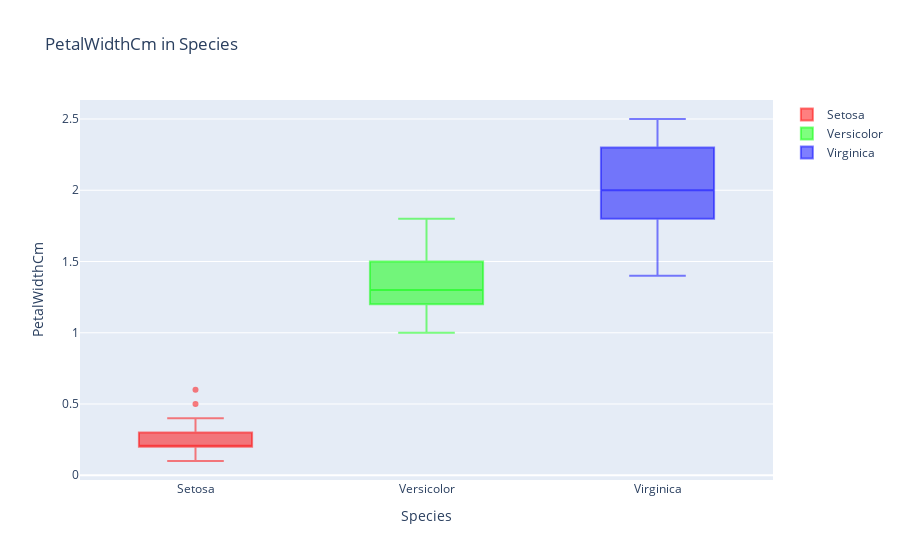

Notebook source saved alongside this figure:
### Markdown cell above
### 4. PetalWidthCm

### Code cell
trace_setosa = go.Box(y=df_setosa['PetalWidthCm'], name='Setosa', marker=dict(color='rgba(255,0,0,0.5)'))
trace_versicolor = go.Box(y=df_versicolor['PetalWidthCm'], name='Versicolor', marker=dict(color='rgba(0,255,0,0.5)'))
trace_virginica = go.Box(y=df_virginica['PetalWidthCm'], name='Virginica', marker=dict(color='rgba(0,0,255,0.5)'))

# Create a layout
layout = go.Layout(
    title='PetalWidthCm in Species',
    xaxis=dict(title='Species'),
    yaxis=dict(title='PetalWidthCm')
)

# Create a figure and add traces
fig = go.Figure(data=[trace_setosa, trace_versicolor, trace_virginica], layout=layout)

# Show the figure
fig.show()

### Figure 1 — Plotly figure (JSON) as saved in the notebook; plotly's stock layout.template omitted (floating-point values rounded to 4 significant figures)
{"data": [{"marker": {"color": "rgba(255,0,0,0.5)"}, "name": "Setosa", "type": "box", "y": [0.2, 0.2, 0.2, 0.2, 0.2, 0.4, 0.3, 0.2, 0.2, 0.1, 0.2, 0.2, 0.1, 0.1, 0.2, 0.4, 0.4, 0.3, 0.3, 0.3, 0.2, 0.4, 0.2, 0.5, 0.2, 0.2, 0.4, 0.2, 0.2, 0.2, 0.2, 0.4, 0.1, 0.2, 0.1, 0.2, 0.2, 0.1, 0.2, 0.2, 0.3, 0.3, 0.2, 0.6, 0.4, 0.3, 0.2, 0.2, 0.2, 0.2]}, {"marker": {"color": "rgba(0,255,0,0.5)"}, "name": "Versicolor", "type": "box", "y": [1.4, 1.5, 1.5, 1.3, 1.5, 1.3, 1.6, 1, 1.3, 1.4, 1, 1.5, 1, 1.4, 1.3, 1.4, 1.5, 1, 1.5, 1.1, 1.8, 1.3, 1.5, 1.2, 1.3, 1.4, 1.4, 1.7, 1.5, 1, 1.1, 1, 1.2, 1.6, 1.5, 1.6, 1.5, 1.3, 1.3, 1.3, 1.2, 1.4, 1.2, 1, 1.3, 1.2, 1.3, 1.3, 1.1, 1.3]}, {"marker": {"color": "rgba(0,0,255,0.5)"}, "name": "Virginica", "type": "box", "y": [2.5, 1.9, 2.1, 1.8, 2.2, 2.1, 1.7, 1.8, 1.8, 2.5, 2, 1.9, 2.1, 2, 2.4, 2.3, 1.8, 2.2, 2.3, 1.5, 2.3, 2, 2, 1.8, 2.1, 1.8, 1.8, 1.8, 2.1, 1.6, 1.9, 2, 2.2, 1.5, 1.4, 2.3, 2.4, 1.8, 1.8, 2.1, 2.4, 2.3, 1.9, 2.3, 2.5, 2.3, 1.9, 2, 2.3, 1.8]}], "layout": {"autosize": true, "title": {"text": "PetalWidthCm in Species"}, "xaxis": {"autorange": true, "range": [-0.5, 2.5], "title": {"text": "Species"}, "type": "category"}, "yaxis": {"autorange": true, "range": [-0.03333, 2.633], "title": {"text": "PetalWidthCm"}, "type": "linear"}}}
